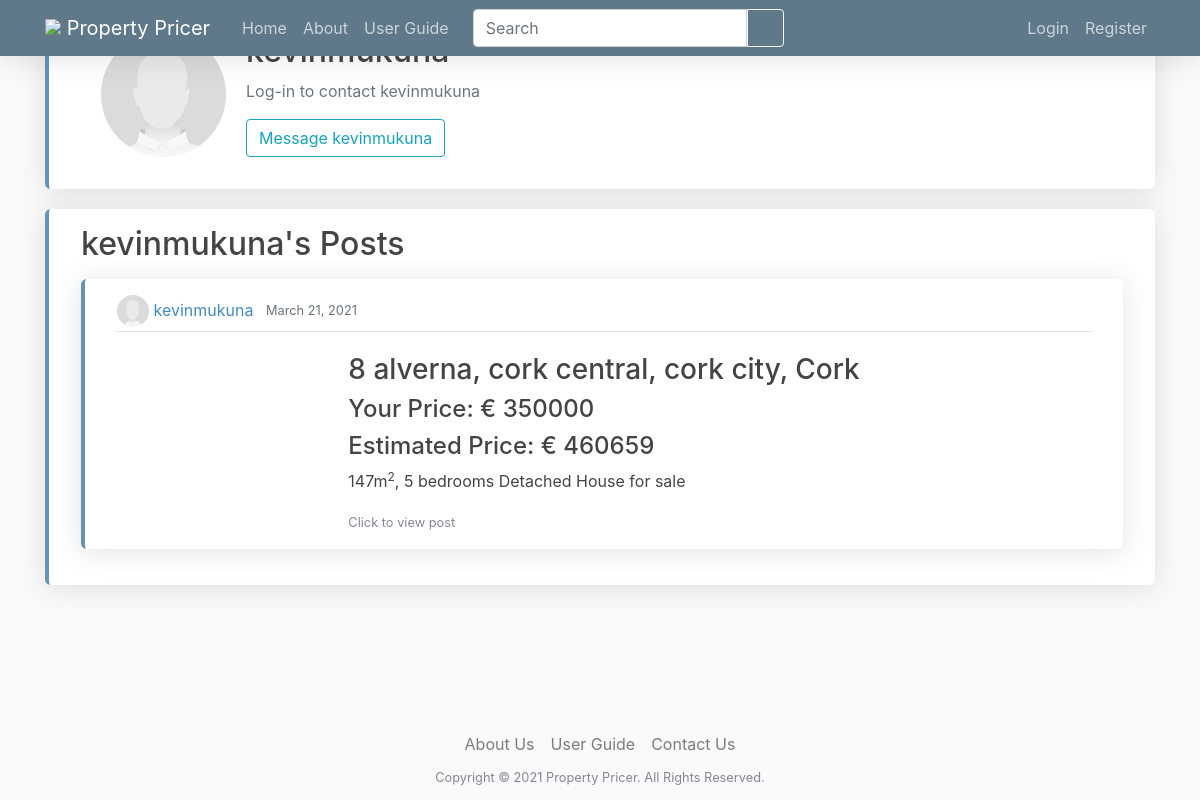
Page /user/kevinmukuna on the committed database.
### userpages/models.py (models this page shows, shortened)
class Profile(models.Model):
    user = models.OneToOneField(User, on_delete=models.CASCADE)
    image = models.ImageField(default='default.jpg', upload_to='profile_pics')

### webpages/models.py (models this page shows, shortened)
class Post(models.Model):
    property_description = models.TextField(null=True, blank=True)
    address_line_1 = models.CharField(max_length=255, verbose_name="Street address")
    address_line_2 = models.CharField(max_length=255, null=True, blank=True, verbose_name="District or Townland")
    city = models.CharField(max_length=128, default='', verbose_name="City or town")
    county = models.CharField(max_length=128, default='', choices=COUNTY_CHOICES)
    floor_plan = models.ImageField(upload_to="floor_plan", null=True, blank=True)
    property_type = models.CharField(max_length=128, default='',
                                     choices=PROPERTY_TYPE_CHOICES)
    number_of_bedrooms = models.PositiveIntegerField()
    number_of_bathrooms = models.PositiveIntegerField()
    energy_rating = models.CharField(max_length=128, default='',
                                     choices=ENERGY_RATING_CHOICES)
    size = models.PositiveIntegerField(verbose_name="Size (m<sup>2</sup>)")
    date_posted = models.DateField(default=timezone.now)
    author = models.ForeignKey(User, related_name="user_posts", on_delete=models.CASCADE)
    price = models.PositiveIntegerField(null=True, blank=True, editable=True, verbose_name="Price (&euro;)")
    estimated_price = models.PositiveIntegerField(null=False, blank=True, editable=False)
    __original_price = None
    address = models.CharField(max_length=766, null=False, blank=True, editable=False)
    def __str__(self):
        return self.address

### userpages/views.py (the view)
# urls.py: path('user/<str:username>', views.profile, name='profile-page'),
def profile(request, username):
    if request.user.is_authenticated and username == request.user.username:
        if request.method == 'POST':
            u_form = UserUpdateForm(request.POST, instance=request.user)
            p_form = ProfileUpdateForm(request.POST,
                                       request.FILES,
                                       instance=request.user.profile)
            if u_form.is_valid() and p_form.is_valid():
                u_form.save()
                p_form.save()
                messages.success(request, f'Your account has been updated')
                person = User.objects.get(username = username)
                return redirect('profile-page', person)
        else:
            u_form = UserUpdateForm(instance=request.user)
            p_form = ProfileUpdateForm(instance=request.user.profile)
        context = {
            'u_form': u_form,
            'p_form': p_form
        }
        return render(request, 'userpages/profile.html', context)
    else:
        person = User.objects.get(username = username)
        return render(request,'userpages/profile.html', {'user':person})

### templates/userpages/profile.html (shortened to what this page needs)
{% extends "base.html" %}
{% load crispy_forms_tags %}
{% block content %}
<div>
    <div class="content-section row mx-auto">
        <div>
            <img class="rounded-circle account-img" src="{{ user.profile.image.url }}" />
        </div>
        <div class="d-flex flex-column my-auto">
            <h2>{{ user.username }}</h2>
            {% if request.user.is_authenticated %}
            <p class="text-secondary">{{ user.email }}</p>
            {% else %}
            <p class="text-secondary">Log-in to contact {{ user.username }}</p>
            {% endif %}
        {% if request.user.username == user.username %}
            <div>
                <button class="btn btn-outline-info" onclick="openNav()">Edit Profile</button>
            </div>
            <div id="myNav" class="overlay">
                <a href="javascript:void(0)" class="closebtn" onclick="closeNav()">&times;</a>
                <div class="overlay-content">
                    <div class="container">
                        <form method="POST" enctype="multipart/form-data" class="update-profile">
                            {% csrf_token %}
                            <fieldset class="form-group">
                                <legend class="border-bottom mb-4">Profile Info</legend>
                                {{ u_form|crispy }}
                                {{ p_form|crispy }}
                            </fieldset>
                            <div class="form-group">
                                <button class="btn btn-outline-info" type="submit">Update</button>
                            </div>
                        </form>
                    </div>
                </div>
            </div>
        {% else %}
            <div>
                <a  class="btn btn-outline-info"  href="{% url 'chatroom' user.pk %}">Message {{ user }}</a>
            </div>
        {% endif %}
        </div>
    </div>
    <div class="content-section">
        <h2 class="mb-3">{{ user.username }}'s Posts</h2>
        {% if user.user_posts.all %}
            {% for post in user.user_posts.all reversed %}
                {% include 'webpages/short_post.html' %}
            {% endfor %}
        {% else %}
            <p>{{ user.username }} has no post</p>
        {% endif %}
    </div>
</div>
{% endblock content %}

### templates/webpages/short_post.html (shortened to what this page needs)
<article class="media content-section">
    <div class="media-body w-50">
        <div class="article-metadata">
            <img class="rounded-circle article-img" src="{{ post.author.profile.image.url }}">
            <a class="mr-2" href="{% url 'profile-page' post.author.username %}">{{ post.author }}</a>
            <small class="text-muted">{{ post.date_posted }}</small>
        </div>
        <div class="row">
            {% if post.post_images.all %}
            <div class="short-slider">
            </div>
            {% endif %}
            {% if post.post_images.all %}
                <a class="mx-auto my-auto article-title" href="{% url 'post-detail' post.id %}">
            {% else %}
                <a class="mx-4 article-title" href="{% url 'post-detail' post.id %}">
            {% endif %}
                <h3 class="mt-3" style="color: inherit;">{{ post }}</h3>
                {% if post.price %}
                    <h4>Your Price:  € {{ post.price }}</h4>
                    <h4>Estimated Price: € {{ post.estimated_price }}</h4>
                {% else %}
                    <h4>Your Price: POA</h4>
                    <h4>Estimated Price: € {{ post.estimated_price }}</h4>
                {% endif %}
                <p style="color: #444444">{{ post.size }}m<sup>2</sup>, {{ post.number_of_bedrooms }} bedrooms {{ post.property_type }} for sale</p>
                <small class="mb-5">Click to view post</small>
            </a>
        </div>
    </div>
</article>

### static/css/main.css (style rules this page uses)
body { background: #fafafa; color: #333333; }
h1, h2, h3, h4, h5, h6 { color: #444444; }
img { max-width: 100%; max-height: 488px; }
a { color: #438bbf; }
small, i { color: rgb(133, 135, 150); }
.content-section { background: #ffffff; padding: 1rem 2rem; border-radius: 0.35rem; margin-bottom: 20px; box-shadow: 0 .15rem 1.75rem 0 rgba(58,59,69,.15); border-left: .25rem solid #6493b5; }
.article-title { color: #444444; }
.article-img { height: 2rem; width: 2rem; }
.article-metadata { padding-bottom: 4px; margin-bottom: 4px; border-bottom: 1px solid #e3e3e3 }
.account-img { height: 125px; width: 125px; margin: 16px 20px 16px 20px; }
.short-slider { width: 50%; min-width: 300px; }

### rows in the picture
Post: author.profile.image (placeholder picture), author "kevinmukuna", date_posted "March 21, 2021", address "8 alverna, cork central, cork city, Cork", price "350000", estimated_price "460659", size "147", number_of_bedrooms "5", property_type "Detached House"

### other values in the picture
{{ user.username }} "kevinmukuna"
{{ user }} "kevinmukuna"
